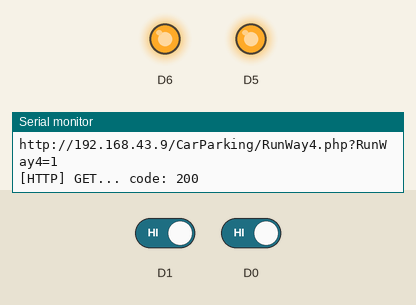
Recording of a sketch running on a simulated ESP8266 (NodeMCU). Shown: output pins drawn as LEDs (lit = HIGH), the last lines printed to the serial monitor. Inputs (shaded band) come from the test bench; at power-on: D1 HIGH, D0 HIGH. WiFi joins after 1.5 s; servers stay silent unless stated; uploads are accepted with an empty reply.

Above: at 6.7 s.
6.8 s: D1 driven LOW
At 10.1 s:
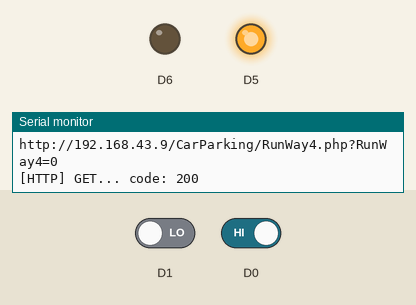
11.2 s: D1 driven HIGH
At 14.1 s:
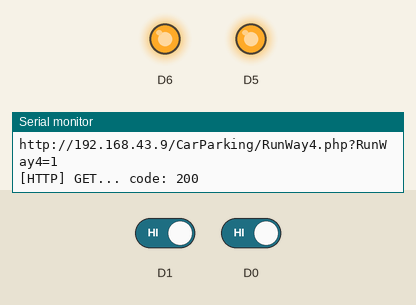
15.6 s: D0 driven LOW
At 18.1 s:
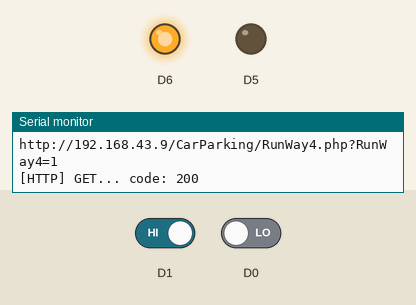
20.0 s: D0 driven HIGH
At 21.0 s:
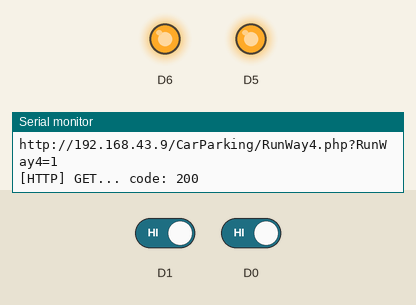
Timing chart, 0 to 23.0 s (numbered marks = the images above; inputs shaded):
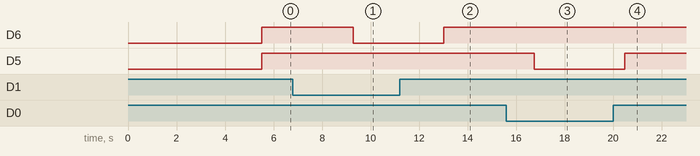

Measured:
- after the input at 6.8 s, D6: HIGH → LOW after 2.5 s
- after the input at 11.2 s, D6: LOW → HIGH after 1.8 s
- after the input at 15.6 s, D5: HIGH → LOW after 1.1 s
- after the input at 20.0 s, D5: LOW → HIGH after 0.48 s

The sketch:

ProjectVer6CarPark3-4.ino
```cpp
#include <FirebaseESP8266.h>
#include <Arduino.h>
#include <ESP8266WiFi.h>
#include <ESP8266WiFiMulti.h>
#include <ESP8266HTTPClient.h>
#include <ArduinoJson.h>
#include <SoftwareSerial.h>


#define FIREBASE_HOST "https://projects-4626f-default-rtdb.asia-southeast1.firebasedatabase.app/"
#define FIREBASE_AUTH "i4bpnqCy3OdjpLGVysv7srvw0OXJqQnSlw0r2F9T"
#define WIFI_SSID "Kwanchaiz"
#define WIFI_PASSWORD "0987654321"
FirebaseData fbdo;


ESP8266WiFiMulti WiFiMulti;


int RunWay3 = 0;               // กำหนดตัวแปร ตรวจจับรถช่องที่ 3
int RunWay4 = 0;               // กำหนดตัวแปร ตรวจจับรถช่องที่ 4

void setup()
{

  pinMode(D0, INPUT);          // sensor ตรวจจับรถช่องที่ 3
  pinMode(D1, INPUT);         // sensor ตรวจจับรถช่องที่ 4
  pinMode(D5, OUTPUT);          // หลอดไฟสีเขียวช่อง 3
  pinMode(D6, OUTPUT);         // หลอดไฟสีเขียวช่อง 4

  Serial.begin(9600);                             //Serial Monior
  for (uint8_t t = 4; t > 0; t--) {               //ทดสอบสเตตัสเน็ต
    Serial.printf("[SETUP] WAIT %d...\n", t);     //อ่านค่า Setup
    Serial.flush();                               //กำลังเชื่อมต่อ
    delay(1000);                                  //เวลา 1 วินาที
  }
  WiFiMulti.addAP("Kwanchaiz", "0987654321");     //รหัสอินเตอร์เน็ต
  randomSeed(50);


  //อ่านค่า FireBase
  WiFi.begin(WIFI_SSID, WIFI_PASSWORD);
  Serial.print("Connecting to Wi-Fi");
  while (WiFi.status() != WL_CONNECTED)
  {
    Serial.print(".");
    delay(300);
  }
  Serial.println();
  Serial.print("Connected with IP: ");
  Serial.println(WiFi.localIP());
  Serial.println();
  Firebase.begin(FIREBASE_HOST, FIREBASE_AUTH);
}

void loop()
{
  RunWay3 = digitalRead(D0);      // อ่านค่ารถช่องที่ 3
  Serial.print("RunWay3 = ");     // พิมพ์ข้อความว่าได้รับ value เท่าไร
  Serial.println(RunWay3);        // พิมพ์ค่าของ value ที่ได้รับ


  if (RunWay3 == 0) {             // ถ้า val เท่ากับ 0 จะทำตามเงื่อนไข
    digitalWrite(D5, LOW);        // ไฟเขียวดับ  เมื่อวัตถุมาไกล้
  } else {
    digitalWrite(D5, HIGH);       // ไฟเขียวติด  เมื่อวัตถุอยู่ไกล
  }

  RunWay4 = digitalRead(D1);      // อ่านค่ารถช่องที่ 4
  Serial.print("RunWay4 = ");     // พิมพ์ข้อความว่าได้รับ value เท่าไร
  Serial.println(RunWay4);        // พิมพ์ค่าของ value ที่ได้รับ

  if (RunWay4 == 0) {             // ถ้า val เท่ากับ 0 จะทำตามเงื่อนไข
    digitalWrite(D6, LOW);        // ไฟเขียวดับ  เมื่อวัตถุมาไกล้
  } else {
    digitalWrite(D6, HIGH);       // ไฟเขียวติด  เมื่อวัตถุอยู่ไกล
  }


  if ((WiFiMulti.run() == WL_CONNECTED)) {
    HTTPClient http;

    String url = "http://192.168.43.9/CarParking/RunWay3.php?RunWay3=" + String(RunWay3);
    Serial.println(url);
    http.begin(url); //HTTP

    int httpCode = http.GET();
    if (httpCode > 0) {
      Serial.printf("[HTTP] GET... code: %d\n", httpCode);
      if (httpCode == HTTP_CODE_OK) {
        String payload = http.getString();
        Serial.println(payload);
      }
    } else {
      Serial.printf("[HTTP] GET... failed, error: %s\n", http.errorToString(httpCode).c_str());
    }
    http.end();
  }

  if ((WiFiMulti.run() == WL_CONNECTED)) {
    HTTPClient http;

    String url1 = "http://192.168.43.9/CarParking/RunWay4.php?RunWay4=" + String(RunWay4);
    Serial.println(url1);
    http.begin(url1); //HTTP

    int httpCode = http.GET();
    if (httpCode > 0) {
      Serial.printf("[HTTP] GET... code: %d\n", httpCode);
      if (httpCode == HTTP_CODE_OK) {
        String payload = http.getString();
        Serial.println(payload);
      }
    } else {
      Serial.printf("[HTTP] GET... failed, error: %s\n", http.errorToString(httpCode).c_str());
    }
    http.end();
  }

  Firebase.setInt(fbdo, "CarPark/RunWay3", RunWay3);
  Firebase.setInt(fbdo, "CarPark/RunWay4", RunWay4);
  delay(3000);
}
```
